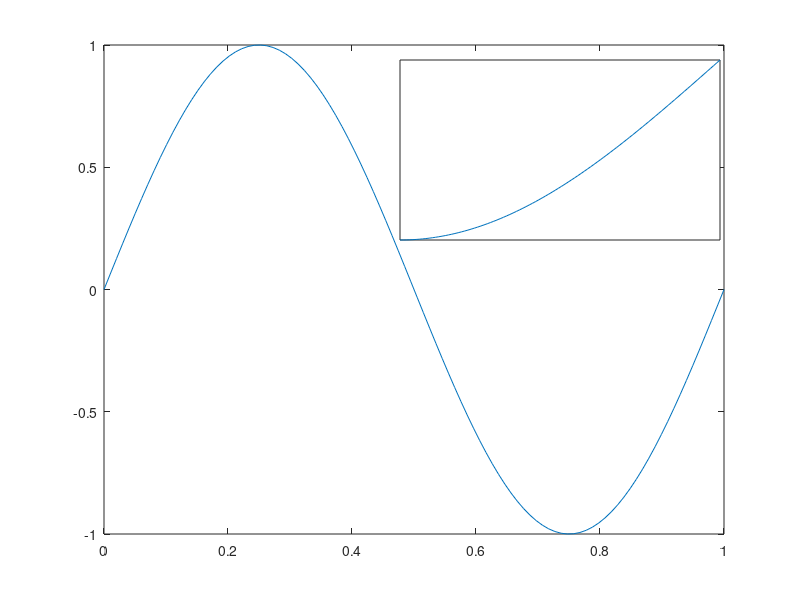

Source code (MATLAB):
x1 = linspace(0,1);
x2 = linspace(3/4,1);
y1 = sin(2*pi*x1);
y2 = sin(2*pi*x2);
figure(1)
% plot on large axes
plot(x1,y1)
% create smaller axes in top right, and plot on it
axes('Position',[0.5 0.6 .4 .3])
box on
plot(x2,y2)
set(gca,'xtick',[],'ytick',[])
